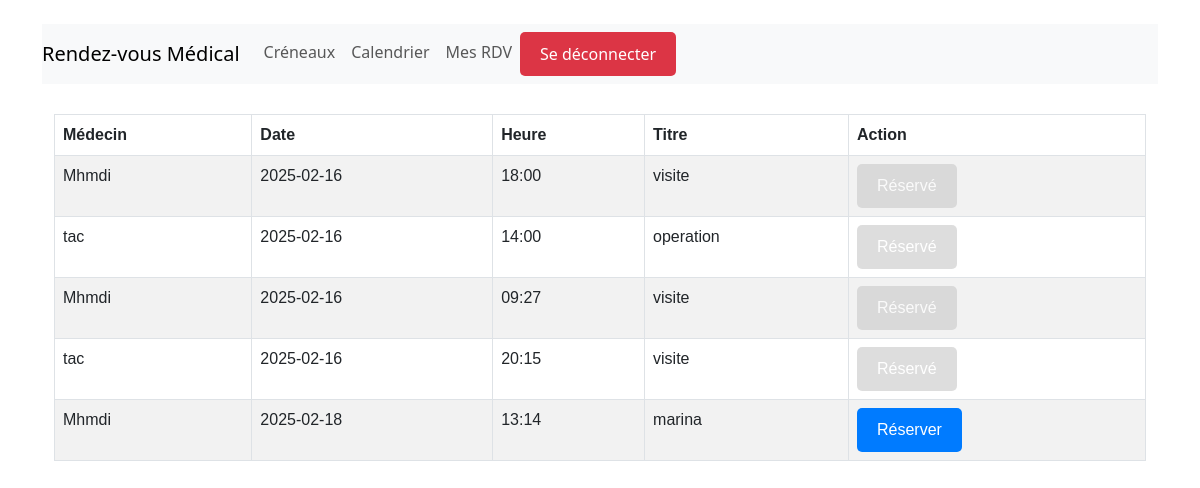
Screenshot of / (signed in) with the database file from the repository.
### reservations/models.py (models this page shows, shortened)
class Creneau(models.Model):
    titre = models.CharField(max_length=255)  # Titre du créneau
    medecin = models.ForeignKey('Medecin', on_delete=models.CASCADE)  # Médecin associé
    start_time = models.DateTimeField()  # Heure de début
    end_time = models.DateTimeField()  # Heure de fin
    disponible = models.BooleanField(default=True)  # Disponibilité

class Medecin(models.Model):
    nom = models.CharField(max_length=100)
    specialite = models.CharField(max_length=100)

### reservations/views.py (the view)
# urls.py: path('', views.liste_creneaux, name='liste_creneaux'),
def liste_creneaux(request):
    creneaux = Creneau.objects.all()
    if not creneaux:
        message = "Aucun créneau disponible actuellement."
    else:
        message = "Voici les créneaux disponibles."
    return render(request, 'reservations/liste_creneaux.html', {'creneaux': creneaux, 'message': message})

### reservations/templates/reservations/liste_creneaux.html (shortened to what this page needs)
{% extends "reservations/base.html" %}
{% block content %}
  <table class="table table-striped table-bordered">
    <thead>
        <tr>
            <th>Médecin</th>
            <th>Date</th>
            <th>Heure</th>
            <th>Titre</th>
            <th>Action</th>
        </tr>
    </thead>
    <tbody>
        {% for creneau in creneaux %}
            <tr>
                <td>{{ creneau.medecin.nom }}</td>
                <td>{{ creneau.start_time|date:"Y-m-d" }}</td>
                <td>{{ creneau.start_time|date:"H:i" }}</td>
                <td>{{ creneau.titre }}</td>
                <td>
                    {% if creneau.disponible %}
                        <a href="{% url 'reserver_rdv' creneau.id %}" class="btn btn-primary">Réserver</a>
                    {% else %}
                        <button class="btn btn-danger" disabled>Réservé</button>
                    {% endif %}
                </td>
            </tr>
        {% endfor %}
    </tbody>
  </table>
{% endblock %}

### reservations/templates/reservations/liste_creneaux.html (style rules this page uses)
table { width: 100%; margin: 30px 0; border-collapse: collapse; font-family: 'Arial', sans-serif; }
thead { background-color: #4CAF50; color: white; }
th, td { text-align: left; padding: 12px; }
tbody tr:nth-child(odd) { background-color: #f2f2f2; }
.btn { padding: 10px 20px; border: none; border-radius: 5px; cursor: pointer; transition: background-color 0.3s ease; }
.btn-primary { background-color: #007bff; color: white; }
.btn-danger { background-color: #dc3545; color: white; }
.btn:disabled { background-color: #ccc; cursor: not-allowed; }

### rows the page displays
Creneau: medecin.nom "Mhmdi", start_time "2025-02-16", start_time "18:00", titre "visite", disponible "Réservé"
Creneau: medecin.nom "tac", start_time "2025-02-16", start_time "14:00", titre "operation", disponible "Réservé"
Creneau: medecin.nom "Mhmdi", start_time "2025-02-16", start_time "09:27", titre "visite", disponible "Réservé"
Creneau: medecin.nom "tac", start_time "2025-02-16", start_time "20:15", titre "visite", disponible "Réservé"
Creneau: medecin.nom "Mhmdi", start_time "2025-02-18", start_time "13:14", titre "marina", disponible "Réserver"
